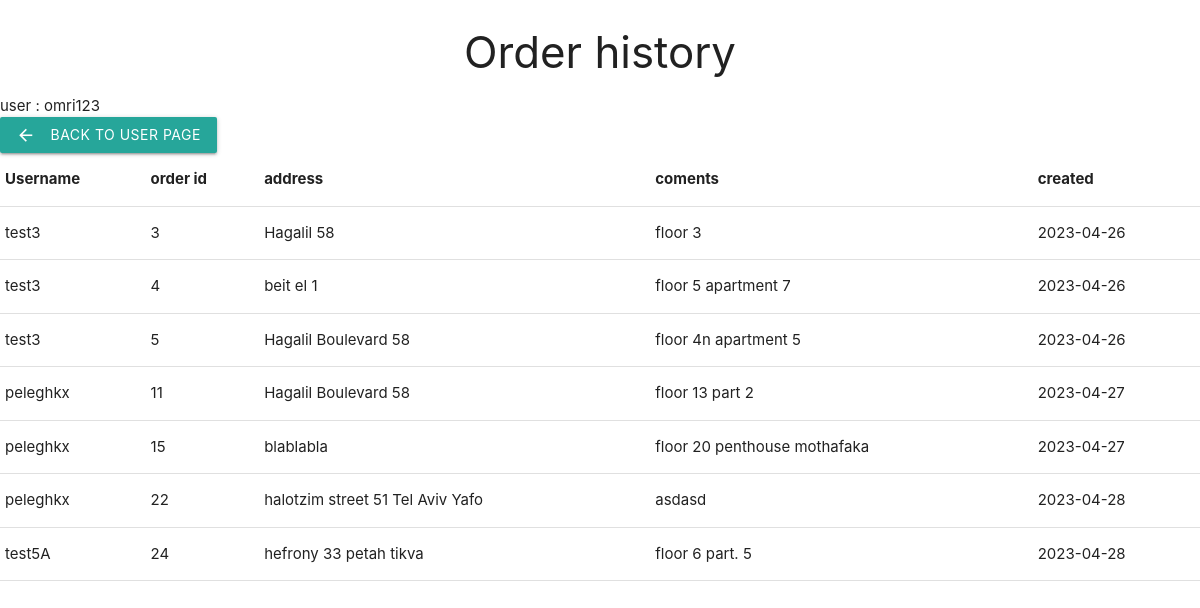
/order_history/ (signed in), run on an earlier commit of the app's database.
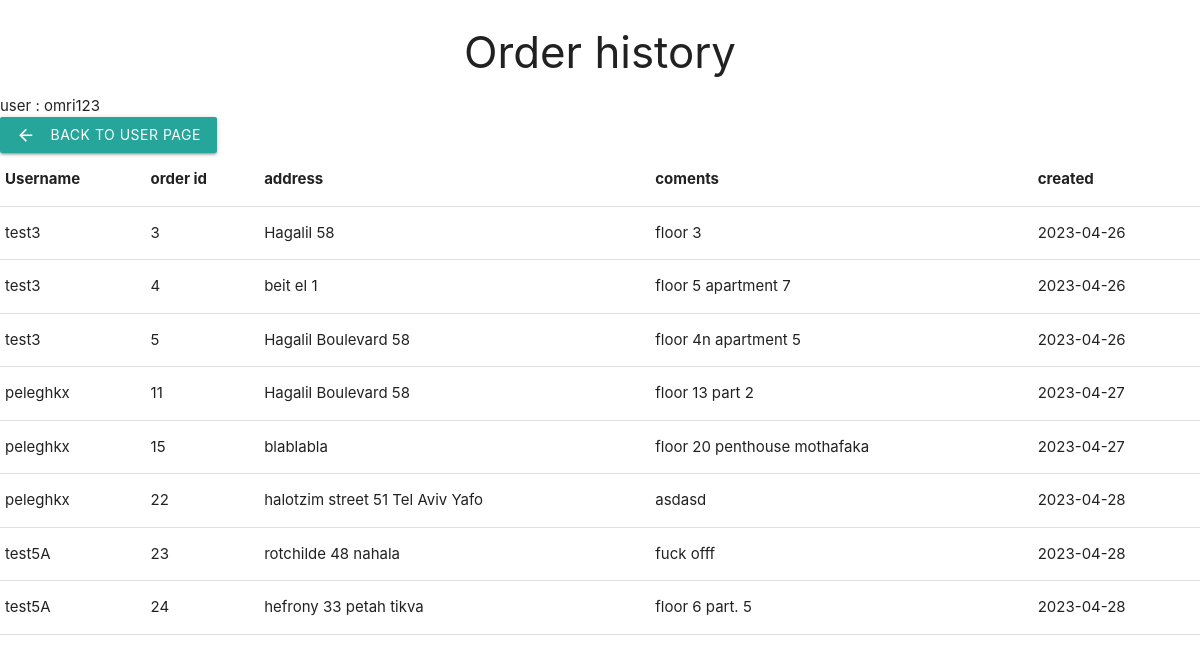
And on a later commit of the database.
### delivery/models.py (models this page shows)
class Delivery(models.Model):
    order_id=models.OneToOneField(Cart,on_delete=models.CASCADE,primary_key=True)
    is_delivered=models.BooleanField(default=False)
    adress=models.CharField(max_length=200,blank=False)
    comments=models.TextField(default="")
    created=models.DateTimeField(auto_now_add=True)

class Cart(models.Model):
    user_id=models.ForeignKey(User,on_delete=models.CASCADE)

### delivery/views.py (the view, shortened to what this page needs)
# urls.py: path('order_history/',views.order_history,name="order_history"),
@login_required
def order_history(request):# presen history of orders
    if request.method == 'GET':
        if request.user.is_staff:# as admin - u can see all the order history from all the users
            deliveries=Delivery.objects.filter(is_delivered=True)
            return render(request, 'order_history_manager.html', {'delivered_list': deliveries})

### delivery/templates/order_history_manager.html
{% extends 'layout.html' %}
{% block content %}
<h3 class="brand-logo center">Order history</h3>
<div>user : {{request.user}}</div>
<a href="{% url 'user_screen' %}" class="waves-effect waves-light btn"><i class="material-icons left">arrow_back</i>back to user page</a>
<table>
    <thead>
      <tr>
          <th>Username</th>
          <th>order id</th>
          <th>address</th>
          <th>coments</th>
          <th>created</th>
      </tr>
    </thead>
    <tbody>
    {% for delivery in delivered_list %}
      <tr>
        <td>{{ delivery.order_id.user_id.username }}</td>
        <td>{{delivery.order_id.id}}</td>
        <td>{{delivery.adress}}</td>
        <td>{{delivery.comments}}</td>
        <td>{{delivery.created|date:"Y-m-d"}}</td>
      </tr>
    {% endfor %}
    </tbody>
  </table>
{% endblock content%}

What changed in the data, as far as the page shows it:
now on this page (row edited): Delivery: order_id.user_id.username "test5A", order_id.id "23", adress "rotchilde 48 nahala", comments "fuck offf", created "2023-04-28"
